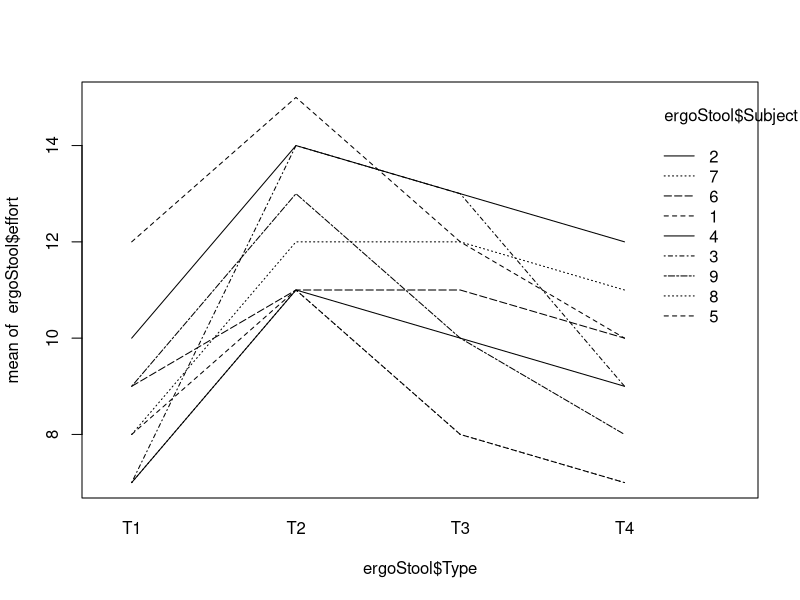
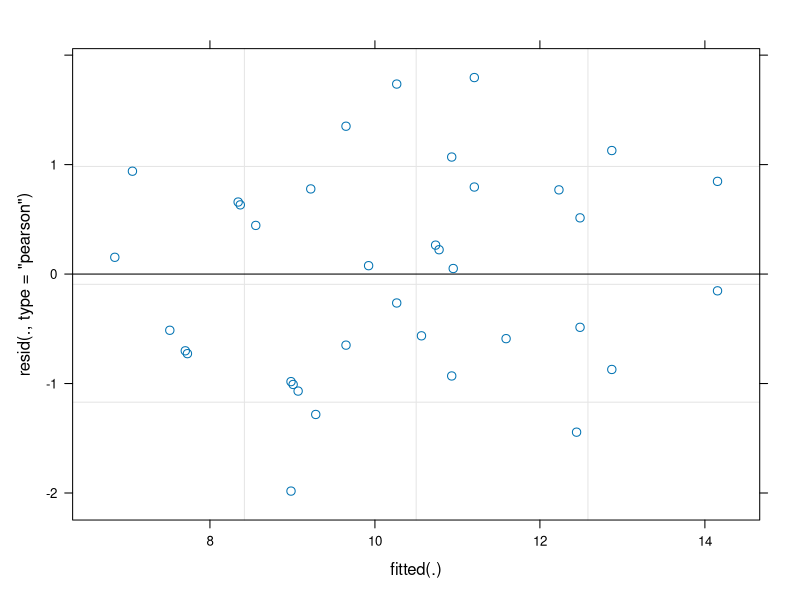
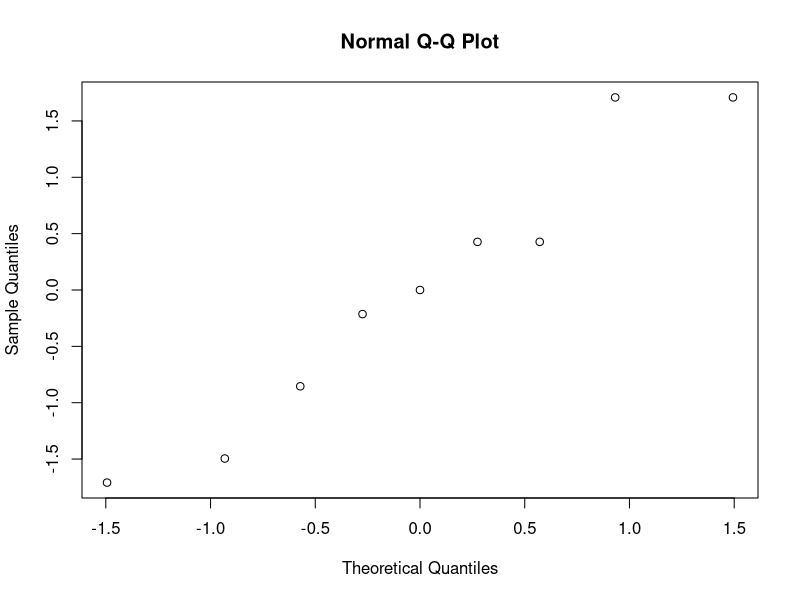
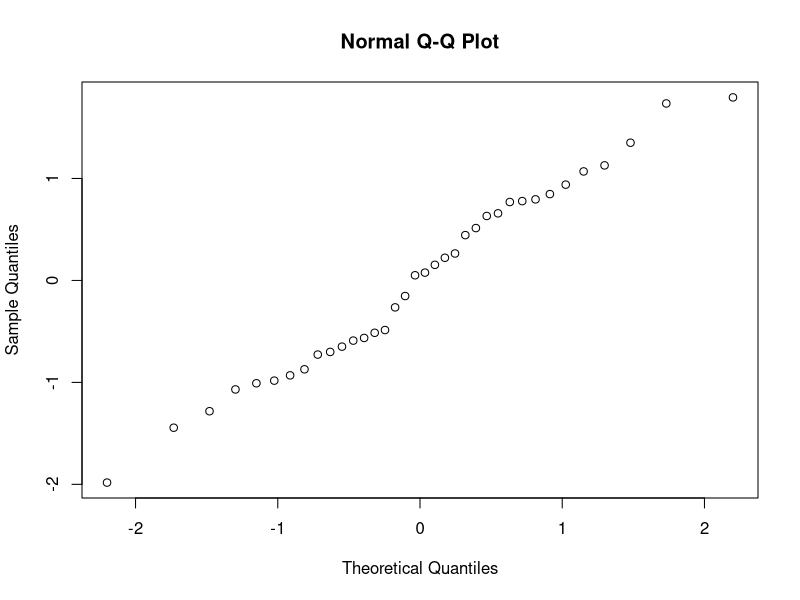

Generate these figures, in order, with R:
library(lmerTest)
library(multcomp)

## Get data & overview #####
data("ergoStool", package = "nlme")

str(ergoStool)
## technical detail:
ergoStool$Subject <- factor(ergoStool$Subject, ordered = FALSE)

head(ergoStool)
xtabs(~ Subject + Type, data = ergoStool) ## could also use table

interaction.plot(x.factor = ergoStool$Type,
                 trace.factor = ergoStool$Subject,
                 response = ergoStool$effort)

## Fit mixed effects model ####
fit <- lmer(effort ~ Type + (1 | Subject), data = ergoStool)
summary(fit) ## no dummy.coef function available here

anova(fit)
rand(fit)
confint(fit, oldNames = FALSE)

## Residual analysis ####
plot(fit)
qqnorm(ranef(fit)$Subject[,1])
qqnorm(resid(fit))

## side remark: can also use multcomp package with lmer-objects
mult <- glht(fit, linfct = mcp(Type = "Tukey"))
confint(mult)

## Fit classical fixed effects model with aov
fit2 <- aov(effort ~ Type + Subject, data = ergoStool)
summary(fit2)
coef(fit2)

## the following will be useful later on
fit3 <- aov(effort ~ Type + Error(Subject), data = ergoStool)
summary(fit3)
